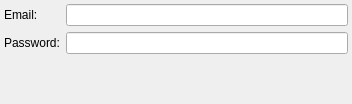
<?xml version="1.0" encoding="UTF-8"?>
<ui version="4.0">
 <class>MRIMLoginWidgetClass</class>
 <widget class="QWidget" name="MRIMLoginWidgetClass">
  <property name="geometry">
   <rect>
    <x>0</x>
    <y>0</y>
    <width>352</width>
    <height>104</height>
   </rect>
  </property>
  <property name="windowTitle">
   <string>MRIMLoginWidget</string>
  </property>
  <layout class="QGridLayout" name="gridLayout">
   <property name="margin">
    <number>4</number>
   </property>
   <item row="0" column="0">
    <widget class="QLabel" name="label">
     <property name="text">
      <string>Email:</string>
     </property>
    </widget>
   </item>
   <item row="0" column="1">
    <widget class="QLineEdit" name="loginEdit"/>
   </item>
   <item row="1" column="0">
    <widget class="QLabel" name="label_2">
     <property name="text">
      <string>Password:</string>
     </property>
    </widget>
   </item>
   <item row="1" column="1">
    <widget class="QLineEdit" name="passEdit">
     <property name="echoMode">
      <enum>QLineEdit::Password</enum>
     </property>
    </widget>
   </item>
   <item row="2" column="1">
    <spacer name="verticalSpacer">
     <property name="orientation">
      <enum>Qt::Vertical</enum>
     </property>
     <property name="sizeHint" stdset="0">
      <size>
       <width>20</width>
       <height>40</height>
      </size>
     </property>
    </spacer>
   </item>
  </layout>
 </widget>
 <layoutdefault spacing="6" margin="11"/>
 <resources/>
 <connections/>
</ui>
